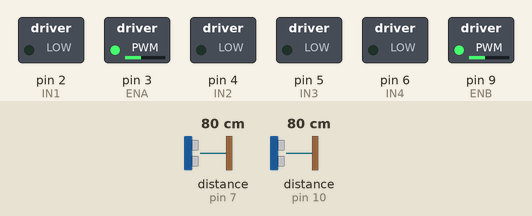
A sketch run on a simulated Arduino Uno, built with avr-gcc and run on an emulated ATmega328P. Shown: switched loads named in the sketch (green lamp = pin HIGH). Wiring (inferred from the names in the program): 2 × ultrasonic range finder: trigger pin 8, echo pin 7 / trigger pin 11, echo pin 10. The inputs (shaded band) are chosen by the test bench; at power-on: distance to the obstacle (sensors on pin 7, pin 10) 80 cm. The echo pulse lasts 58.3 µs per cm; pins used as bus, display or sensor lines are not drawn; what the sketch prints to the serial monitor is not drawn.

Above: at 1.2 s.
1.3 s: distance to the obstacle (sensor on pin 7) set to 12 cm
At 1.8 s:
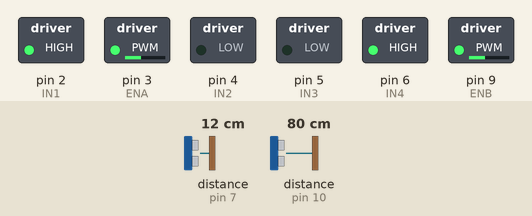
2.8 s: distance to the obstacle (sensor on pin 7) set to 9 cm
At 3.9 s:
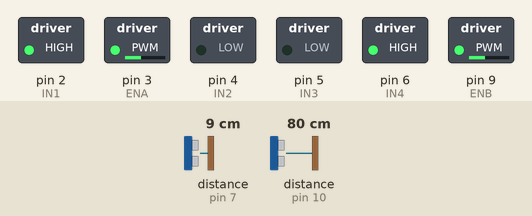
4.3 s: distance to the obstacle (sensor on pin 10) set to 2 cm
At 5.5 s:
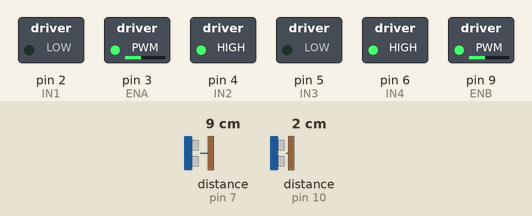
5.8 s: distance to the obstacle (sensor on pin 7) set to 35 cm
At 7.0 s:
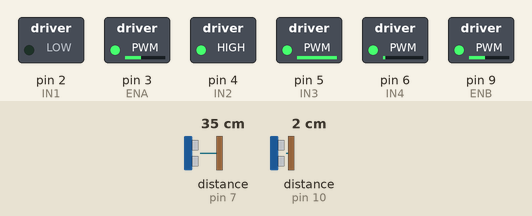
8.8 s: distance to the obstacle (sensor on pin 10) set to 4 cm
11.8 s: distance to the obstacle (sensor on pin 10) set to 18 cm
At 12.7 s:
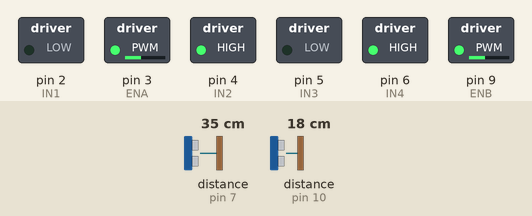
Timing chart, 0 to 14.3 s (numbered marks = the images above; inputs shaded):
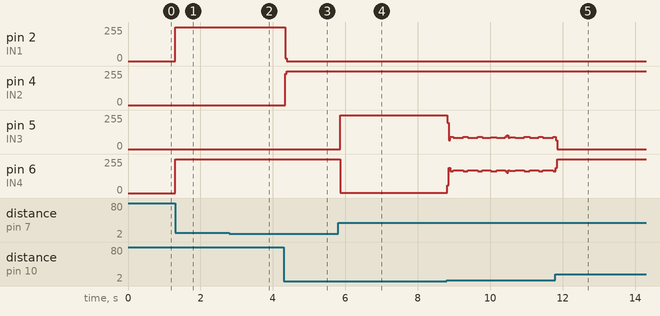

Measured:
- after the input at 1.3 s, pin 2 (IN1), pin 6 (IN4): 0/255 → 255/255 at once
- after the input at 2.8 s, pin 3 (ENA), pin 9 (ENB): stays 100/255 (without the input it goes to 50/255 after 1.5 s)
- after the input at 4.3 s, pin 2 (IN1): 255/255 → 0/255 at once; pin 3 (ENA), pin 9 (ENB): stays 100/255 (without the input it goes to 50/255 after 1.5 s); pin 4 (IN2): 0/255 → 255/255 at once
- after the input at 5.8 s, pin 5 (IN3): 0/255 → 253/255 after 0.05 s; pin 6 (IN4): 255/255 → 2/255 after 0.05 s
- after the input at 11.8 s, pin 3 (ENA), pin 9 (ENB): stays 100/255 (without the input it goes to 50/255 after 2.5 s)

The sketch:

car.ino
```cpp
#define IN1 2
#define IN2 4
#define IN3 5
#define IN4 6
#define ENA 3
#define ENB 9
//define HC_SR04 PIN
#define ECHOPIN_L 7        // Orange line
#define TRIGPIN_L 8        // Red line

#define ECHOPIN_R 10        // Orange line
#define TRIGPIN_R 11
float rotary;
int right_cm,left_cm;
void setup() {
  // put your setup code here, to run once:
  pinMode(IN1,OUTPUT);pinMode(IN2,OUTPUT);
  pinMode(IN3,OUTPUT);pinMode(IN4,OUTPUT);
  pinMode(ENA,OUTPUT);pinMode(ENB,OUTPUT);

  analogWrite(ENA,100); analogWrite(ENB,100);

  Serial.begin (115200);
  //define HC_SR04 PIN
  pinMode(ECHOPIN_R, INPUT);
  pinMode(TRIGPIN_R, OUTPUT);

  pinMode(TRIGPIN_L, OUTPUT);
  pinMode(ECHOPIN_L, INPUT);
}

void ultrasound(void){
  //digitalWrite(TRIGPIN_L, LOW);
  digitalWrite(TRIGPIN_R, LOW);
  delayMicroseconds(2);
  //digitalWrite(TRIGPIN_L, HIGH);
  digitalWrite(TRIGPIN_R, HIGH);
  delayMicroseconds(10);
  //digitalWrite(TRIGPIN_L, LOW);
  digitalWrite(TRIGPIN_R, LOW);

  // Distance Calculation
  float timestop_R = pulseIn(ECHOPIN_R, HIGH);


  digitalWrite(TRIGPIN_L, LOW);
  delayMicroseconds(2);
  digitalWrite(TRIGPIN_L, HIGH);
  delayMicroseconds(10);
  digitalWrite(TRIGPIN_L, LOW);

  float timestop_L = pulseIn(ECHOPIN_L, HIGH);


  left_cm = (timestop_L *0.0336) / 2; // return in microseconds, 1cm requires 29.4ms
  right_cm = (timestop_R *0.0336) / 2; // return in microseconds, 1cm requires 29.4ms
  //if (left_cm>=100 ) left_cm = 100;
  if (right_cm>=100 ) right_cm = left_cm;
  }
void motor_stop(void){
  digitalWrite(IN1,LOW); digitalWrite(IN2,LOW);
  digitalWrite(IN3,LOW); digitalWrite(IN4,LOW);
  }
void motor_backward(void){
  digitalWrite(IN1,LOW); digitalWrite(IN2,HIGH);
  digitalWrite(IN3,LOW); digitalWrite(IN4,HIGH);
  }
void motor_forward(void){
  digitalWrite(IN1,HIGH); digitalWrite(IN2,LOW);
  digitalWrite(IN3,HIGH); digitalWrite(IN4,LOW);
  }
void motor_turn_right(void){
  digitalWrite(IN1,LOW); digitalWrite(IN2,HIGH);
  digitalWrite(IN3,HIGH); digitalWrite(IN4,LOW);
  }
void motor_turn_left(void){
  digitalWrite(IN1,HIGH); digitalWrite(IN2,LOW);
  digitalWrite(IN3,LOW); digitalWrite(IN4,HIGH);
  }
void loop() {
  // put your main code here, to run repeatedly:
  ultrasound();
  analogWrite(ENA,100); analogWrite(ENB,100);
  Serial.print(" right_cm :");
  Serial.print(right_cm);
  Serial.print(" left_cm :");
  Serial.print(left_cm);
  Serial.print(" distance :");
  Serial.print(rotary);
  if((left_cm>50)&&(right_cm>50)){
    motor_stop();
  }else if((left_cm<=50&&left_cm>=20)&&(right_cm<=50&&right_cm>=20)){
    motor_forward();
  }else if((left_cm<20 &&left_cm >=10)&&(right_cm<20&&right_cm>=10)){
    motor_stop();
  }else if((left_cm<10)||(right_cm<10)){
    motor_backward();
  }
  rotary = left_cm - right_cm;


  if(abs(rotary)>30){
    analogWrite(ENA,50); analogWrite(ENB,50);
    if(rotary>0){
      motor_turn_right();
        Serial.print("turn right ");
      }else if(rotary<0){
        motor_turn_left();
        Serial.print("turn left ");
    }
  }
  Serial.println();
}
```
